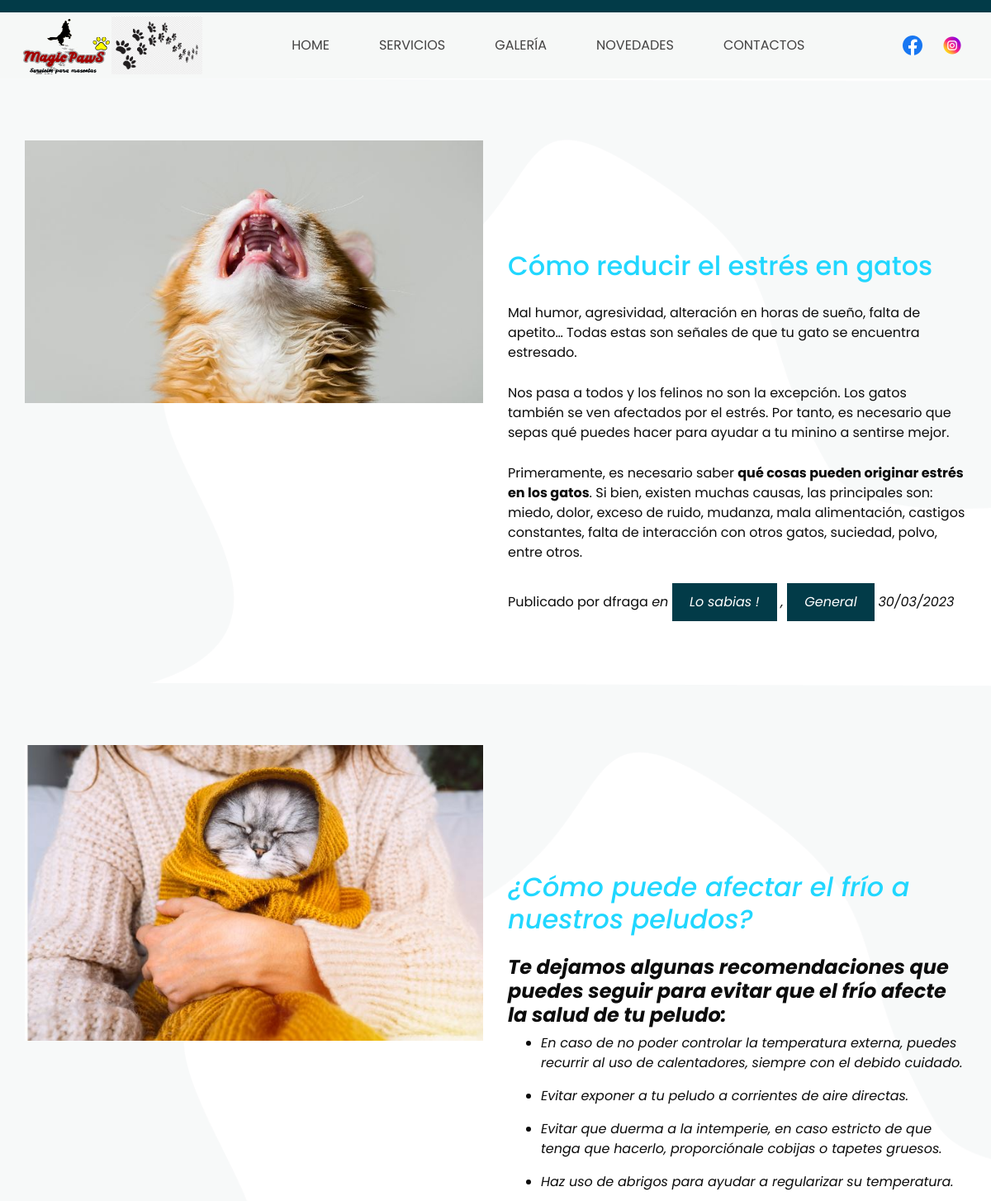
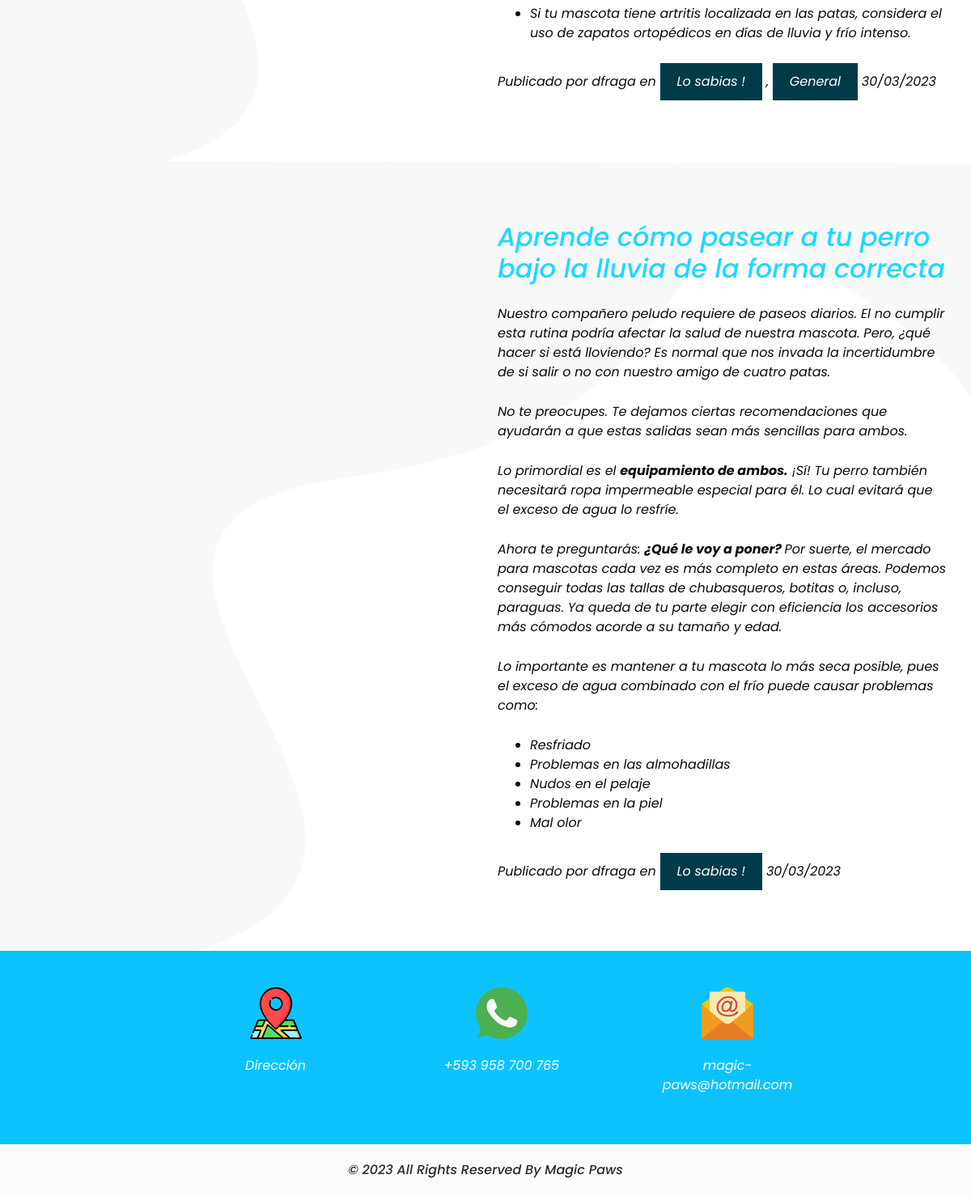
The page /about/ on the database its author committed (2 pictures, top to bottom).
### about/models.py (models this page shows, shortened)
class About(models.Model):
    title = models.CharField(max_length=200, verbose_name="Título")
    content = RichTextField(verbose_name="Contenido")
    published = models.DateTimeField(
        verbose_name="Fecha de publicación", default=now)
    image = models.ImageField(verbose_name="Imagen",
                              upload_to="about", null=True, blank=True)
    author = models.ForeignKey(
        User, verbose_name="Autor", on_delete=models.CASCADE)
    category = models.ManyToManyField(Category, verbose_name="Categorias")
    created = models.DateTimeField(
        auto_now_add=True, verbose_name="Fecha de creación")
    updated = models.DateTimeField(
        auto_now=True, verbose_name="Fecha de actualización")
    class Meta:
        verbose_name = "novedad"
        verbose_name_plural = "novedades"
        ordering = ["-created"]

class Category(models.Model):
    name = models.CharField(max_length=200, verbose_name="Nombre")
    created = models.DateTimeField(
        auto_now_add=True, verbose_name="Fecha de creación")
    updated = models.DateTimeField(
        auto_now=True, verbose_name="Fecha de actualización")
    class Meta:
        verbose_name = "categoria"
        verbose_name_plural = "categorias"
        ordering = ["-created"]

### about/views.py (the view)
# urls.py: path('', views.about, name="about"),
def about(request):
    abouts = About.objects.all()
    return render(request,"about/about.html",{'abouts':abouts})

### social/processor.py (called while the page is built)
def ctx_dict(request):
    ctx={}
    links=Link.objects.all()
    for link in links:
        ctx[link.key]=link.url
    return ctx

### about/templates/about/about.html (shortened to what this page needs)
{%extends "core/base.html"%}
{%block content%}
{%load static%}
{%for about in abouts%}
<section class="about_section layout_padding">
  <div class="container">
    <div class="row">
      <div class="col-md-6">
        <div class="img-box">
          {%if about.image.url != null%}
          <img src="{{about.image.url}}" alt="">
          {%endif%}
        </div>
      </div>
      <div class="col-md-6">
        <div class="detail-box">
          <h2 class="custom_heading">
            <span>
              {{about.title}}
            </span>
          </h2>
          <p>
            {{about.content|safe}}
          </p>
          <div>
            <span >Publicado por {{about.author}}
              <em>en <em></em>
              {%for cate in about.category.all%}
              <a href="{%url 'category' cate.id%}" class="link"> {{cate.name}} </a>
              {%if not forloop.last%},{%endif%}
              {%endfor%}
              <em>{{about.published|date:"SHORT_DATE_FORMAT"}}<em></em>
              </em></span>
          </div>
        </div>
      </div>
    </div>
  </div>
</section>
{%endfor%}
{%endblock%}

### core/static/core/css/style.css (style rules this page uses)
body { font-family: "Poppins", sans-serif; color: #0c0c0c; background-color: #ffffff; }
.layout_padding { padding: 75px 0; }
.custom_heading { color: #030404; }
.custom_heading span { color: #21d7ff; }
a, a:hover, a:focus { text-decoration: none; }
.about_section { background-image: url(../images/about-bg.png); background-size: cover; }
.about_section .row { -webkit-box-align: baseline; -ms-flex-align: baseline; align-items: baseline; }
.about_section .img-box img { width: 100%; }
.about_section .detail-box p { margin: 25px 0; }
.about_section .detail-box a { display: inline-block; padding: 10px 20px; background-color: #023b48; border: 1px solid #023b48; color: #ffffff; }

### core/static/core/css/responsive.css (style rules this page uses)
@media (min-width: 1200px) { .container { max-width: 1170px; } }

### rows shown on the page
About: image (picture), title "Cómo reducir el estrés en gatos", content "Mal humor, agresividad, alteración en horas de sueño, falta de apetito… Todas estas son señales de que tu gato se encuentra estresado. Nos pasa a todos y los felinos no son la excepción. Los gatos también se ven afectados por el estrés. Por tanto, es necesario que sepas qué puedes hacer para ayudar a tu minino a sentirse mejor. Primeramente, es necesario saber qué cosas pueden originar estrés en los gatos . Si bien, existen muchas causas, las principales son: miedo, dolor, exceso de ruido, mudanza, mala alimentación, castigos constantes, falta de interacción con otros gatos, suciedad, polvo, entre otros.", author "dfraga", published "30/03/2023"
Category: name "Lo sabias !"
Category: name "General"
About: image (picture), title "¿Cómo puede afectar el frío a nuestros peludos?", content "Te dejamos algunas recomendaciones que puedes seguir para evitar que el frío afecte la salud de tu peludo: En caso de no poder controlar la temperatura externa, puedes recurrir al uso de calentadores, siempre con el debido cuidado. Evitar exponer a tu peludo a corrientes de aire directas. Evitar que duerma a la intemperie, en caso estricto de que tenga que hacerlo, proporciónale cobijas o tapetes gruesos. Haz uso de abrigos para ayudar a regularizar su temperatura. Si tu mascota tiene artritis localizada en las patas, considera el uso de zapatos ortopédicos en días de lluvia y frío intenso.", author "dfraga", published "30/03/2023"
About: title "Aprende cómo pasear a tu perro bajo la lluvia de la forma correcta", content "Nuestro compañero peludo requiere de paseos diarios. El no cumplir esta rutina podría afectar la salud de nuestra mascota. Pero, ¿qué hacer si está lloviendo? Es normal que nos invada la incertidumbre de si salir o no con nuestro amigo de cuatro patas. No te preocupes. Te dejamos ciertas recomendaciones que ayudarán a que estas salidas sean más sencillas para ambos. Lo primordial es el equipamiento de ambos. ¡Sí! Tu perro también necesitará ropa impermeable especial para él. Lo cual evitará que el exceso de agua lo resfríe. Ahora te preguntarás: ¿Qué le voy a poner? Por suerte, el mercado para mascotas cada vez es más completo en estas áreas. Podemos conseguir todas las tallas de…", author "dfraga", published "30/03/2023"
